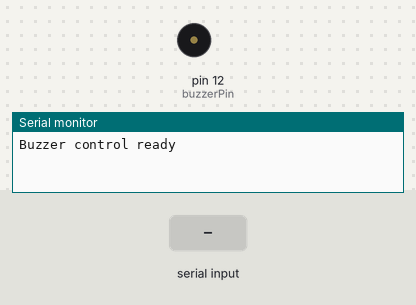
A sketch run on a simulated Arduino Uno, built with avr-gcc and run on an emulated ATmega328P. On the bench: buzzer (waves = sounding, pin HIGH), the last lines printed to the serial monitor. The inputs (shaded band) are chosen by the test bench.

Above: at 1.2 s.
1.3 s: "BUZZER_ON\n" received over Serial
At 2.3 s:
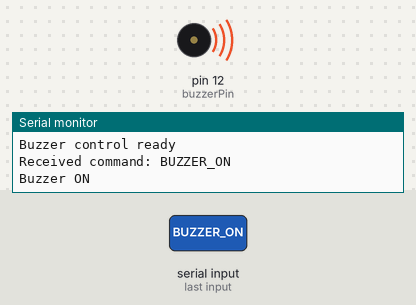
9.3 s: "BUZZER_OFF\n" received over Serial
At 9.7 s:
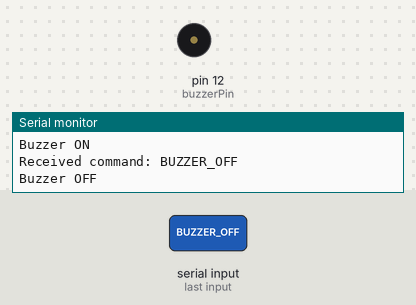
Timing chart, 0 to 12.3 s (numbered marks = the images above; inputs shaded):
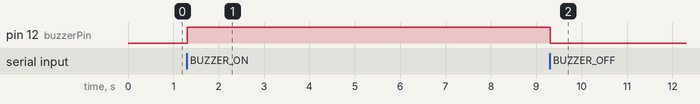

The sketch:

output_inpt.ino
```cpp
#include <Keypad.h>

const int buzzerPin = 12; // Pin for the active buzzer

const byte ROWS = 4; // 4 rows
const byte COLS = 4; // 4 columns

// Keypad layout
char keys[ROWS][COLS] = {
  {'1', '2', '3', 'A'},
  {'4', '5', '6', 'B'},
  {'7', '8', '9', 'C'},
  {'*', '0', '#', 'D'}
};

// Keypad pins
byte rowPins[ROWS] = {9, 8, 7, 6};   // Rows
byte colPins[COLS] = {5, 4, 3, 2};   // Columns

Keypad keypad = Keypad(makeKeymap(keys), rowPins, colPins, ROWS, COLS);

String inputID = ""; // Store entered ID

void setup() {
    Serial.begin(9600); // Initialize serial communication
    pinMode(buzzerPin, OUTPUT); // Set the buzzer pin as an output
    Serial.println("Buzzer control ready"); // Debugging message
}

void loop() {
    // Check for keypad input
    char key = keypad.getKey();
    if (key) {
           // Si une touche est pressée
    if (key >= '0' && key <= '9') {
      // Ajouter uniquement les chiffres
      inputID += key;
      Serial.print(key); // Afficher chaque chiffre au fur et à mesure
    } else if (key == '#') {
      // Touche "#" pour valider l'entrée
      Serial.println("\nID complet : " + inputID);
      Serial.println("Envoi à Qt...");
      delay(100); // Pause pour s'assurer que tout est envoyé
      inputID = ""; // Réinitialiser après envoi
    } else if (key == '*') {
      // Touche "*" pour effacer l'entrée
      inputID = "";
      Serial.println("\nEntrée réinitialisée.");
    }
  }


    // Check for serial commands
    if (Serial.available()) {
        String command = Serial.readStringUntil('\n');
        command.trim(); // Trim any whitespace or newline characters
        Serial.print("Received command: "); // Debugging message
        Serial.println(command); // Print the received command

        if (command == "BUZZER_ON") {
            digitalWrite(buzzerPin, HIGH); // Turn on the active buzzer
            Serial.println("Buzzer ON"); // Debugging message
        } else if (command == "BUZZER_OFF") {
            digitalWrite(buzzerPin, LOW); // Turn off the active buzzer
            Serial.println("Buzzer OFF"); // Debugging message
        } else {
            Serial.println("Unknown command"); // Debugging message
        }
    }
}
```

Measured:
- after the input at 1.3 s, pin 12 (buzzerPin): LOW → HIGH at once
- after the input at 9.3 s, pin 12 (buzzerPin): HIGH → LOW at once
